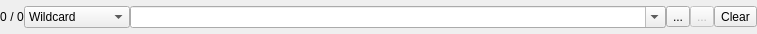
<?xml version="1.0" encoding="UTF-8"?>
<ui version="4.0">
 <class>filterWidget</class>
 <widget class="QWidget" name="filterWidget">
  <property name="geometry">
   <rect>
    <x>0</x>
    <y>0</y>
    <width>757</width>
    <height>34</height>
   </rect>
  </property>
  <property name="windowTitle">
   <string>Form</string>
  </property>
  <property name="styleSheet">
   <string notr="true"/>
  </property>
  <layout class="QVBoxLayout" name="verticalLayout">
   <property name="spacing">
    <number>0</number>
   </property>
   <property name="margin">
    <number>0</number>
   </property>
   <item>
    <layout class="QHBoxLayout" name="horizontalLayout" stretch="0,0,0,0,100,0,0,0">
     <item>
      <widget class="QLabel" name="countlabel">
       <property name="text">
        <string>0</string>
       </property>
      </widget>
     </item>
     <item>
      <widget class="QLabel" name="on">
       <property name="text">
        <string> / </string>
       </property>
      </widget>
     </item>
     <item>
      <widget class="QLabel" name="reslabel">
       <property name="text">
        <string>0</string>
       </property>
      </widget>
     </item>
     <item>
      <widget class="QComboBox" name="mode">
       <item>
        <property name="text">
         <string>Wildcard</string>
        </property>
       </item>
       <item>
        <property name="text">
         <string>Fuzzy</string>
        </property>
       </item>
       <item>
        <property name="text">
         <string>Reg exp</string>
        </property>
       </item>
       <item>
        <property name="text">
         <string>Fixed</string>
        </property>
       </item>
       <item>
        <property name="text">
         <string>Custom query</string>
        </property>
       </item>
       <item>
        <property name="text">
         <string>Tags</string>
        </property>
       </item>
      </widget>
     </item>
     <item>
      <widget class="QComboBox" name="filterCombo">
       <property name="editable">
        <bool>true</bool>
       </property>
      </widget>
     </item>
     <item>
      <widget class="QToolButton" name="lock">
       <property name="text">
        <string>...</string>
       </property>
       <property name="icon">
        <iconset resource="gui.qrc">
         <normaloff>:/encrypted</normaloff>:/encrypted</iconset>
       </property>
       <property name="checkable">
        <bool>true</bool>
       </property>
      </widget>
     </item>
     <item>
      <widget class="QToolButton" name="stop">
       <property name="enabled">
        <bool>false</bool>
       </property>
       <property name="toolTip">
        <string>Stop filter</string>
       </property>
       <property name="text">
        <string>...</string>
       </property>
       <property name="icon">
        <iconset resource="gui.qrc">
         <normaloff>:/mail_delete</normaloff>:/mail_delete</iconset>
       </property>
      </widget>
     </item>
     <item>
      <widget class="QToolButton" name="clear">
       <property name="toolTip">
        <string>Clear filter</string>
       </property>
       <property name="text">
        <string>Clear</string>
       </property>
       <property name="icon">
        <iconset resource="gui.qrc">
         <normaloff>:/previous.png</normaloff>:/previous.png</iconset>
       </property>
      </widget>
     </item>
    </layout>
   </item>
  </layout>
 </widget>
 <resources>
  <include location="gui.qrc"/>
 </resources>
 <connections/>
</ui>
